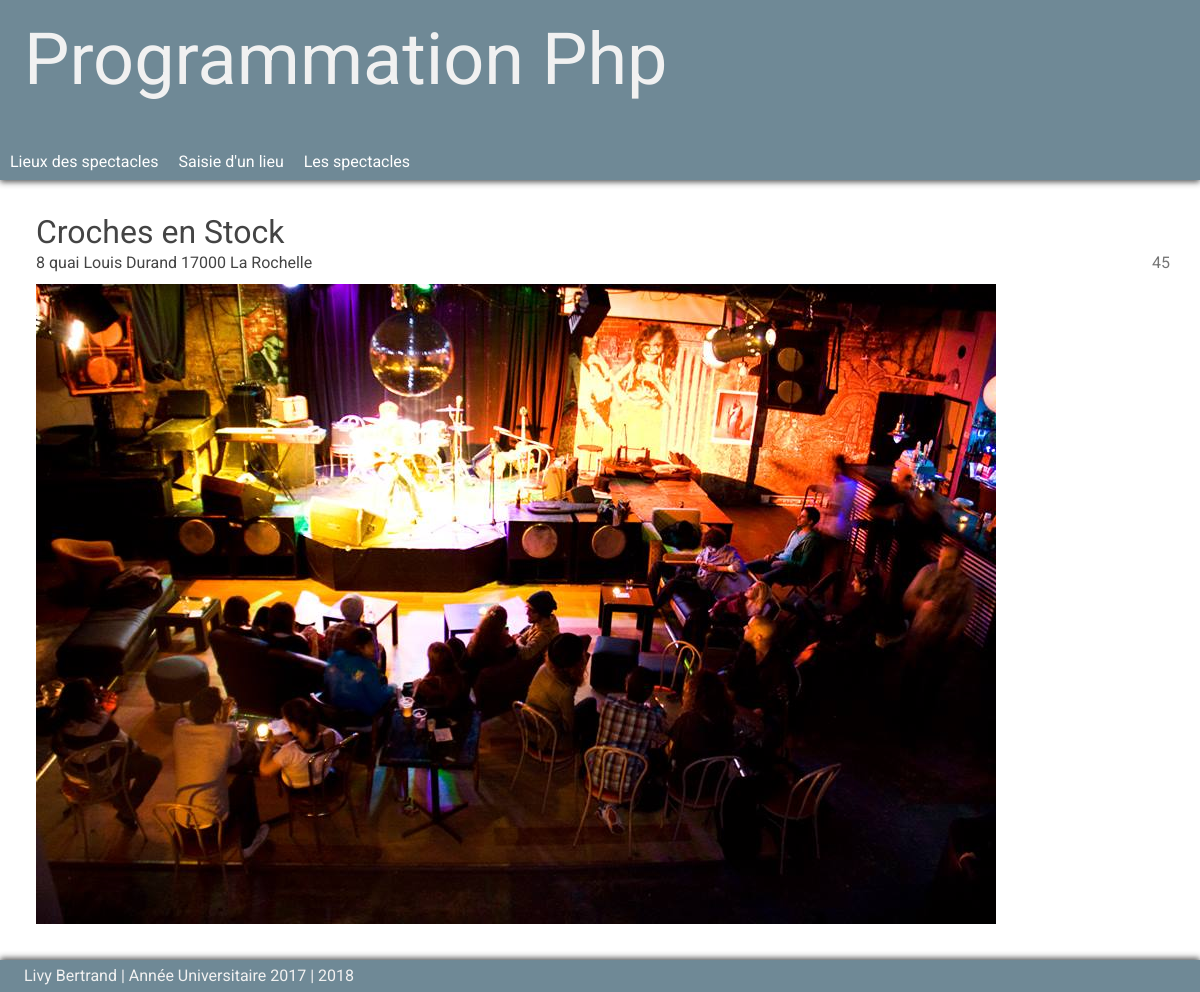
Screenshot of /lieux.php?id=15 with the database file from the repository.
### tables this page shows
CREATE TABLE IF NOT EXISTS `php_lieux` (
  `numero` int(11) NOT NULL AUTO_INCREMENT,
  `adresse` varchar(50) NOT NULL,
  `nom` varchar(30) NOT NULL,
  `nb_places` int(11) NOT NULL,
  `image` varchar(100),
  PRIMARY KEY (`numero`)
);

### lieux.php (the view, shortened to what this page needs)
<?php
include('elements/head.inc.php');
$pdo = connexionBD();
$sql_requete = 'SELECT * FROM php_lieux';
if (isset($_GET ['id'])) {
  $id = $_GET['id'];
}
if (isset($_GET['id'])) {
  $sql_requete.= ' WHERE numero = :id';
  $requete = $pdo->prepare($sql_requete);
  $requete->execute([':id' => $id]);
  $resultat = $requete->fetch(PDO::FETCH_OBJ);
} else {
  $requete = $pdo->query($sql_requete);
  $resultats = $requete->fetchAll(PDO::FETCH_OBJ);
}
?>
<!DOCTYPE html>
<html>
    <?php
        include('elements/head.inc.php');
    ?>
  <head>
  </head>
  <body>
    <header>
        <h1>Programmation Php</h1>
      <?php include('elements/menu.inc.php') ; ?>
    </header>
    <?php if (isset($resultat)) { ?>
    <section id="corps">
      <header>
        <h2><?= $resultat->nom ?></h2>
      </header>
      <main>
        <article class="">
          <p><?= $resultat->adresse ?> <span class="badge"><?= $resultat->nb_places?></span></p>
          <img src="<?= $resultat->image?>" alt="">
        </article>
      </main>
    </section>
    <?php } else {
      foreach ($resultats as $resultat) {
      ?>
    <section id="corps">
      <header>
        <h2><?= $resultat->nom ?></h2>
      </header>
      <main>
        <article class="">
          <p><?= $resultat->adresse ?> <span class="badge"><?= $resultat->nb_places ?></span></p>
          <img src="<?= $resultat->image ?>" alt="">
        </article>
      </main>
    </section>
    <?php } } ?>
  <?php include('elements/footer.inc.php') ; ?>
  </body>
</html>

### css/styles.css (style rules this page uses)
#corps { display: flex ; flex-direction: row ; flex-wrap: wrap ; margin-top: 15vw; margin-bottom: 2em; }
#corps > header { flex: 100% ; }
#corps > main { flex: 2 ; min-width: 300px ; }
body > header { position: fixed ; top: 0 ; left: 0 ; width: 100% ; height: 15vw; font-size: 3vw ; opacity: 0.9 ; }
body > header h1 { font-size: 2em ; margin-bottom: 0.5em ; }
body { font-family: roboto, 'Open Sans', sans-serif; color: #444444; }
body > header { background-color: #607d8b; color: #f0f0f0; padding: 2vw 2vw 0 2vw; box-shadow: 0 2px 6px #444444; }
#corps { padding: 3vw ; }
#corps header h2 { font-size: 2em ; }
article { line-height: 1.3; text-align: justify ; }
article p { padding: 5px 0 10px 0; }

### rows the page displays
php_lieux: nom "Croches en Stock", adresse "8 quai Louis Durand 17000 La Rochelle", nb_places "45", image (picture)
